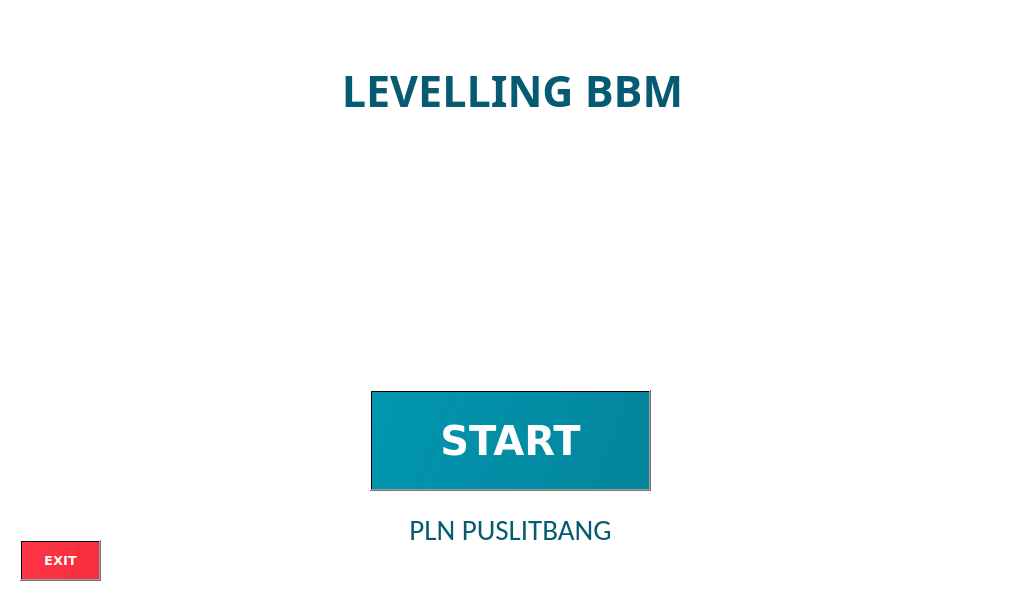
<?xml version="1.0" encoding="UTF-8"?>
<ui version="4.0">
 <class>Dialog</class>
 <widget class="QDialog" name="Dialog">
  <property name="enabled">
   <bool>true</bool>
  </property>
  <property name="geometry">
   <rect>
    <x>0</x>
    <y>0</y>
    <width>1024</width>
    <height>600</height>
   </rect>
  </property>
  <property name="sizePolicy">
   <sizepolicy hsizetype="Preferred" vsizetype="Preferred">
    <horstretch>0</horstretch>
    <verstretch>0</verstretch>
   </sizepolicy>
  </property>
  <property name="minimumSize">
   <size>
    <width>1024</width>
    <height>600</height>
   </size>
  </property>
  <property name="maximumSize">
   <size>
    <width>1024</width>
    <height>600</height>
   </size>
  </property>
  <property name="windowTitle">
   <string>Dialog</string>
  </property>
  <property name="styleSheet">
   <string notr="true">background-color: rgb(255, 255, 255);</string>
  </property>
  <widget class="QLabel" name="label_2">
   <property name="geometry">
    <rect>
     <x>410</x>
     <y>150</y>
     <width>200</width>
     <height>200</height>
    </rect>
   </property>
   <property name="font">
    <font>
     <pointsize>34</pointsize>
    </font>
   </property>
   <property name="text">
    <string/>
   </property>
   <property name="pixmap">
    <pixmap>../assets/PLN.png</pixmap>
   </property>
   <property name="scaledContents">
    <bool>true</bool>
   </property>
  </widget>
  <widget class="QPushButton" name="startButton">
   <property name="geometry">
    <rect>
     <x>370</x>
     <y>390</y>
     <width>281</width>
     <height>101</height>
    </rect>
   </property>
   <property name="font">
    <font>
     <family>Verdana</family>
     <pointsize>30</pointsize>
     <weight>75</weight>
     <bold>true</bold>
    </font>
   </property>
   <property name="cursor">
    <cursorShape>PointingHandCursor</cursorShape>
   </property>
   <property name="styleSheet">
    <string notr="true">background-color: qlineargradient(spread:pad, x1:-0.5, y1:-0.5, x2:3.5, y2:0, stop:0 rgba(0, 161, 185, 255), stop:1 rgba(7, 91, 114, 255));
color: rgb(255, 255, 255);</string>
   </property>
   <property name="text">
    <string>START</string>
   </property>
   <property name="checkable">
    <bool>false</bool>
   </property>
  </widget>
  <widget class="QLabel" name="label">
   <property name="geometry">
    <rect>
     <x>307</x>
     <y>50</y>
     <width>411</width>
     <height>81</height>
    </rect>
   </property>
   <property name="font">
    <font>
     <family>Montserrat</family>
     <pointsize>32</pointsize>
     <weight>75</weight>
     <bold>true</bold>
     <stylestrategy>PreferAntialias</stylestrategy>
    </font>
   </property>
   <property name="styleSheet">
    <string notr="true">color: qlineargradient(spread:pad, x1:0, y1:0, x2:1, y2:0, stop:0 rgba(31, 158, 169, 255), stop:1 rgba(7, 91, 114, 255));
background-color: rgba(255, 255, 255, 0);
</string>
   </property>
   <property name="text">
    <string>&lt;html&gt;&lt;head/&gt;&lt;body&gt;&lt;p&gt;&lt;span style=&quot; color:#065b72;&quot;&gt;LEVELLING BBM&lt;/span&gt;&lt;/p&gt;&lt;/body&gt;&lt;/html&gt;</string>
   </property>
   <property name="alignment">
    <set>Qt::AlignCenter</set>
   </property>
  </widget>
  <widget class="QLabel" name="label_3">
   <property name="geometry">
    <rect>
     <x>0</x>
     <y>0</y>
     <width>1024</width>
     <height>600</height>
    </rect>
   </property>
   <property name="text">
    <string/>
   </property>
   <property name="pixmap">
    <pixmap>../assets/PLN clasic.png</pixmap>
   </property>
   <property name="scaledContents">
    <bool>true</bool>
   </property>
  </widget>
  <widget class="QLabel" name="label_4">
   <property name="geometry">
    <rect>
     <x>360</x>
     <y>510</y>
     <width>301</width>
     <height>41</height>
    </rect>
   </property>
   <property name="font">
    <font>
     <family>Calibri</family>
     <pointsize>22</pointsize>
     <weight>50</weight>
     <bold>false</bold>
    </font>
   </property>
   <property name="styleSheet">
    <string notr="true">color: qlineargradient(spread:pad, x1:0, y1:0, x2:1, y2:0, stop:0 rgba(31, 158, 169, 255), stop:1 rgba(7, 91, 114, 255));
background-color: rgba(255, 255, 255, 0);</string>
   </property>
   <property name="text">
    <string>&lt;html&gt;&lt;head/&gt;&lt;body&gt;&lt;p align=&quot;center&quot;&gt;&lt;span style=&quot; color:#065b72;&quot;&gt;PLN PUSLITBANG&lt;/span&gt;&lt;/p&gt;&lt;/body&gt;&lt;/html&gt;</string>
   </property>
  </widget>
  <widget class="QPushButton" name="exitButton">
   <property name="geometry">
    <rect>
     <x>20</x>
     <y>540</y>
     <width>81</width>
     <height>41</height>
    </rect>
   </property>
   <property name="font">
    <font>
     <family>Verdana</family>
     <pointsize>10</pointsize>
     <weight>75</weight>
     <bold>true</bold>
    </font>
   </property>
   <property name="cursor">
    <cursorShape>PointingHandCursor</cursorShape>
   </property>
   <property name="styleSheet">
    <string notr="true">background-color: qlineargradient(spread:pad, x1:-0.5, y1:-0.5, x2:3.5, y2:0, stop:0 rgba(255, 30, 50, 225), stop:1 rgba(235, 31, 39, 255));
color: rgb(255, 255, 255);
</string>
   </property>
   <property name="text">
    <string>EXIT</string>
   </property>
  </widget>
  <zorder>label_3</zorder>
  <zorder>exitButton</zorder>
  <zorder>label_2</zorder>
  <zorder>startButton</zorder>
  <zorder>label</zorder>
  <zorder>label_4</zorder>
 </widget>
 <resources/>
 <connections/>
</ui>
